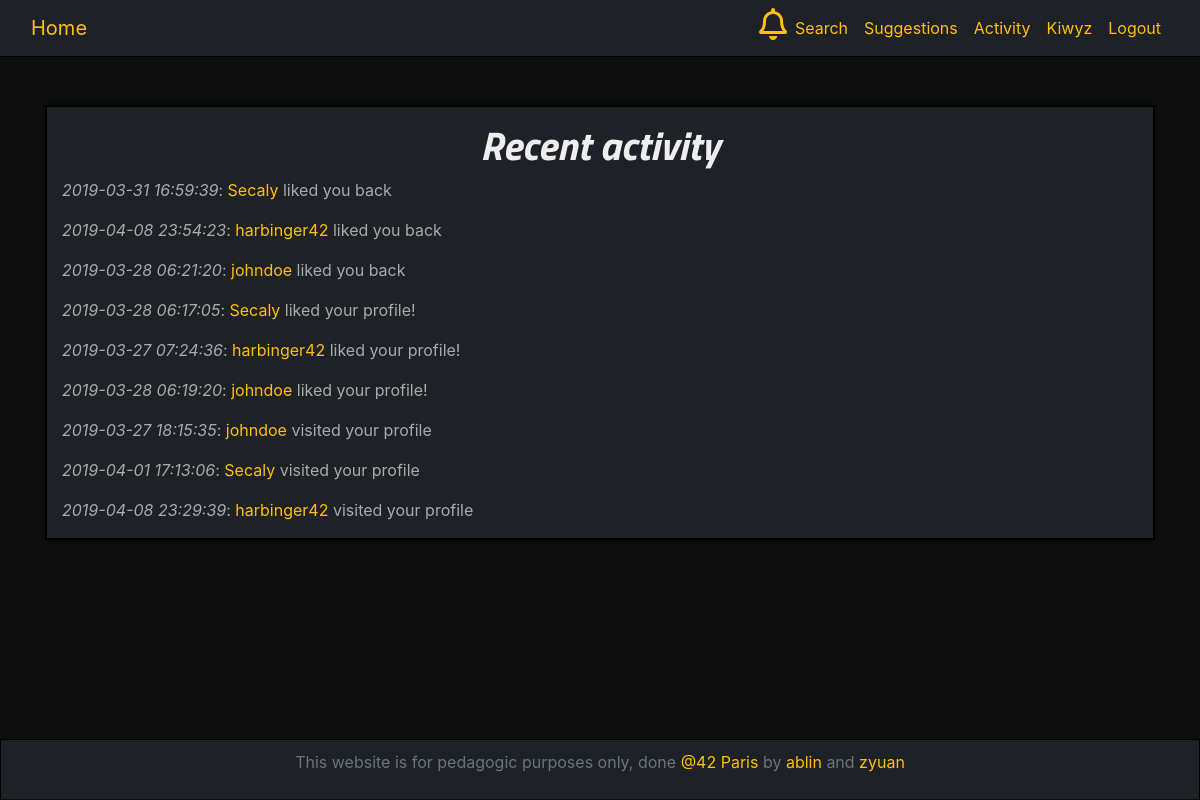
Before: /activity.php (signed in) with the older database file.
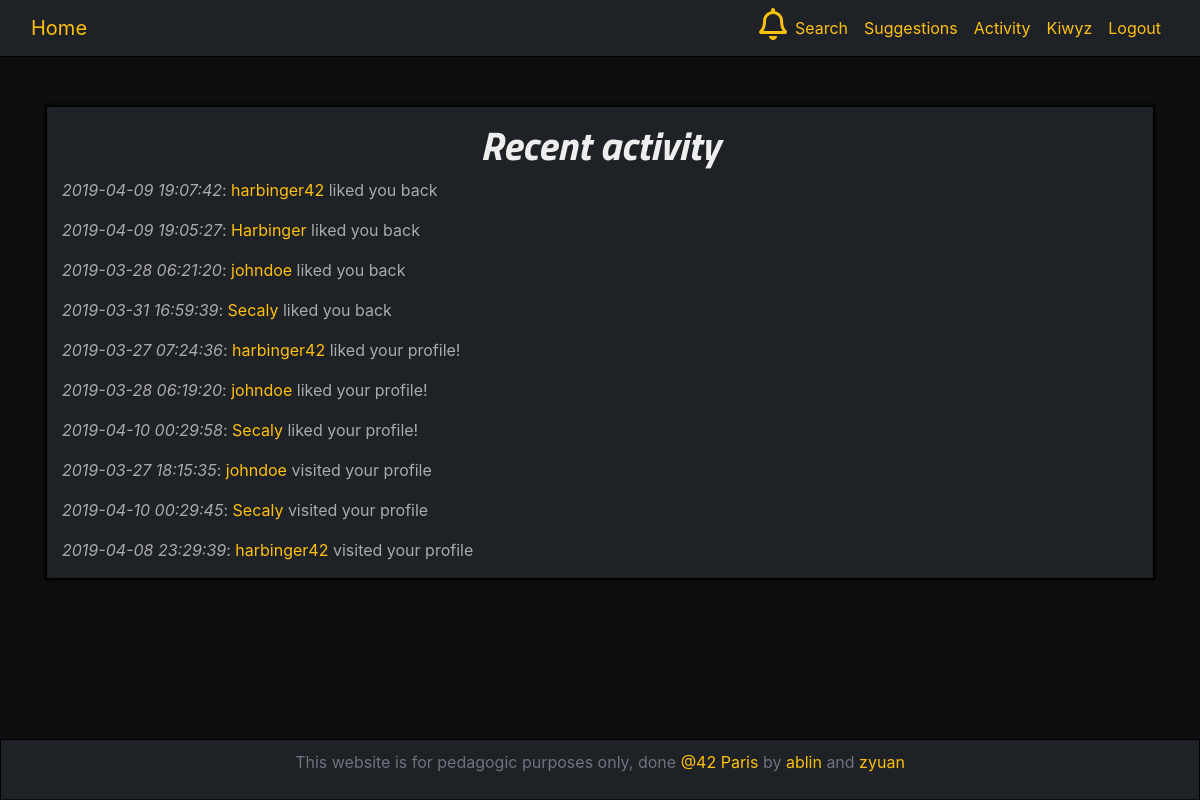
After: the same page with the newer database file.
### tables this page shows
CREATE TABLE `vote` (
  `id` int(11) NOT NULL,
  `id_voter` int(11) NOT NULL,
  `id_voted` int(11) NOT NULL,
  `type` tinyint(1) NOT NULL,
  `date` datetime DEFAULT NULL
);

CREATE TABLE `user` (
  `id` int(11) NOT NULL,
  `username` varchar(30) NOT NULL,
  `password` varchar(255) NOT NULL,
  `email` varchar(255) NOT NULL,
  `mail_token` varchar(128) DEFAULT NULL,
  `confirmed_token` datetime DEFAULT NULL,
  `password_token` varchar(128) DEFAULT NULL
);

CREATE TABLE `visit` (
  `id` int(11) NOT NULL,
  `id_visitor` int(11) NOT NULL,
  `id_visited` int(11) NOT NULL,
  `date` datetime NOT NULL
);

### class/autoloader.php (called while the page is built, shortened)
<?php
class autoloader
{
    static function autoload($class_name)
    {
        if (strpos($class_name, __NAMESPACE__ . '\\') == 0)
        {
            $class_name = str_replace(__NAMESPACE__ . '\\', '', $class_name);
        }
    }
}

### class/database.php (called while the page is built, shortened)
<?php
class database
{
    private $db_user;
    private $db_pass;
    private $dsn;
    private $pdo;
    private static $_instance;
    public function __construct($db_name, $db_host = "localhost", $db_user = "root", $db_pass = "root42")
    {
        $this->db_user = $db_user;
        $this->db_pass = $db_pass;
        $this->dsn = "mysql:dbname={$db_name};host={$db_host}";
    }
    public static function getInstance($db_name)
    {
        if (is_null(self::$_instance))
            self::$_instance = new database($db_name);
        return self::$_instance;
    }
    private function getPDO()
    {
        if ($this->pdo === null)
        {
            $pdo = new PDO($this->dsn, $this->db_user, $this->db_pass);
            $pdo->setAttribute(PDO::ATTR_ERRMODE, PDO::ERRMODE_EXCEPTION);
            $this->pdo = $pdo;
        }
        return $this->pdo;
    }
    public function prepare($statement, $attributes, $one = false, $class_name = null)
    {
        $req = $this->getPDO()->prepare($statement);
        $req->execute($attributes);
        if (strpos($statement, "SELECT") !== false)
        {
            if ($class_name === null)
                $req->setFetchMode(PDO::FETCH_OBJ);
            else
                $req->setFetchMode(PDO::FETCH_CLASS, $class_name);
            if ($one)
                $data = $req->fetch();
            else
                $data = $req->fetchAll();
            return $data;
        }
    }
}

### utils/fetch_activity.php (called while the page is built, shortened)
<?php
$db = database::getInstance('matcha');
if ($_SESSION['id'])
{
    $id = secure_input($_SESSION['id']);
    $visits = $db->prepare("SELECT * FROM `visit` RIGHT JOIN `user` ON visit.id_visitor = user.id WHERE `id_visited` = :user_id", array("user_id" => $id));
    $likes = $db->prepare("SELECT * FROM `vote` RIGHT JOIN `user` ON vote.id_voter = user.id WHERE `id_voted` = :voted AND `type` = 1", array("voted" => $id));
    $req= $db->prepare("SELECT * FROM `vote` RIGHT JOIN `user` ON vote.id_voter = user.id WHERE `id_voted` = :voted", array("voted" => $id));
    if ($req)
        foreach ($req as $item)
        {
            $attributes['voter'] = $id;
            $attributes['voted'] = $item->id_voter;
            $matching = $db->prepare("SELECT * FROM `vote` WHERE `id_voter` =:voter AND `id_voted` = :voted", $attributes);
            if ($matching) {
                $matching['username'] = $item->username;
                $matched[] = $matching;
            }
        }
}

### utils/functions.php (called while the page is built, shortened)
<?php
function secure_input($data)
{
    $data = trim($data);
    $data = stripslashes($data);
    $data = htmlspecialchars($data);
    return $data;
}

### activity.php (the view, shortened to what this page needs)
<!DOCTYPE html>
<html lang="en">
<head>
    <link rel="stylesheet" href="style/bootstrap.css">
    <link rel="stylesheet" href="style/style.css">
    <link rel="stylesheet" href="https://use.fontawesome.com/releases/v5.8.1/css/all.css">
</head>
<body>
<?php
require_once("includes/header.php");
require_once("utils/fetch_activity.php");
?>
<div class="container mt-5 small-page-wrapper">
    <div class="wrapper col-12">
        <h1>Recent activity</h1>
        <?php
            foreach ($matched as $user) {
                echo "<p><i>".$user[0]->date."</i>: ";
                echo "<a href='/Matcha/profile?u=".$user['username']."'>".$user['username']."</a> liked you back</p>";
            }
            foreach ($likes as $like) {
                echo "<p><i>".$like->date."</i>: <a href='/Matcha/profile?u=".$like->username."'>";
                echo "".$like->username."</a> liked your profile!</p>";
            }
            foreach ($visits as $visit) {
                echo "<p><i>".$visit->date."</i>: <a href='/Matcha/profile?u=".$visit->username."'>";
                echo "".$visit->username."</a> visited your profile</p>";
            }
        ?>
    </div>
</div>
<?php require_once("includes/footer.php");?>
</body>
</html>

Changed rows visible on the page:
removed vote: date "2019-04-08 23:54:23"
removed vote: date "2019-03-28 06:17:05", user.username "Secaly"
added vote: date "2019-04-09 19:07:42"
added vote: date "2019-04-09 19:05:27"
added vote: date "2019-04-10 00:29:58", user.username "Secaly"
changed visit "Secaly": date "2019-04-01 17:13:06" → "2019-04-10 00:29:45"
Other visible differences:
new list line: ": harbinger42 liked you back"
new list line: ": Harbinger liked you back"
list line gone: ": harbinger42 liked you back"
